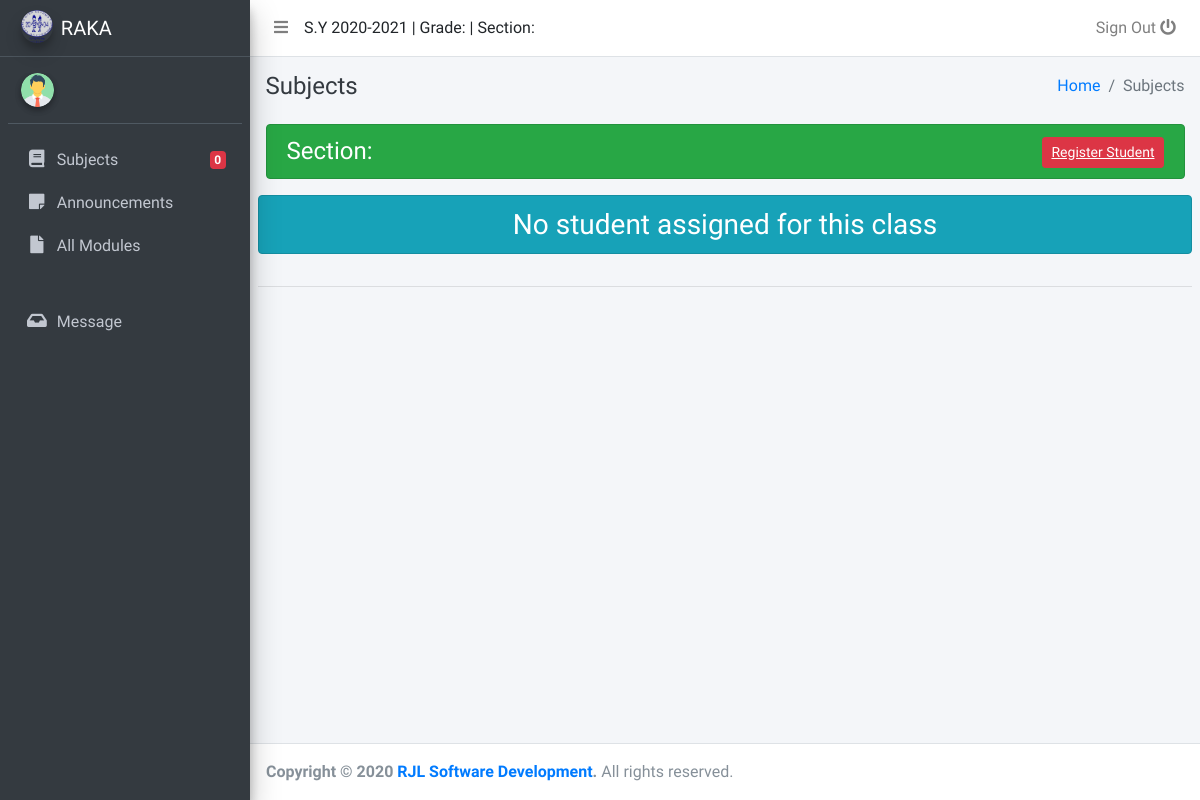
/pages/teacherstudents.php?subkey=2&seckey=141 (signed in), run on an earlier commit of the app's database.
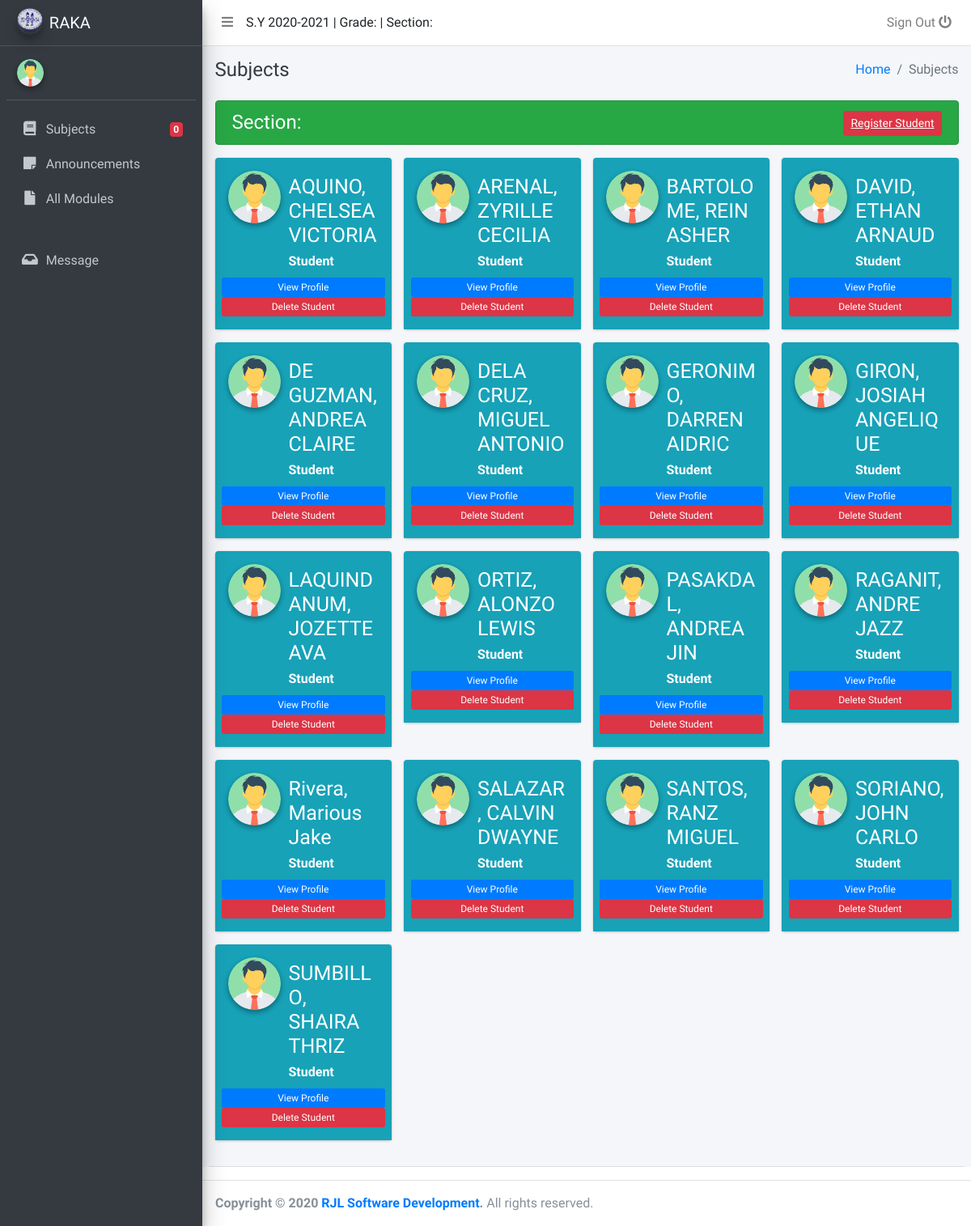
And on a later commit of the database.
### tables this page shows
CREATE TABLE IF NOT EXISTS `tblschool_acadyear` (
  `sy_ayid` int(11) DEFAULT 0,
  `curriculumid` int(11) DEFAULT 0,
  `levelfrom` int(11) DEFAULT 0,
  `levelto` int(11) DEFAULT 0,
  `datefrom` date DEFAULT NULL,
  `dateto` date DEFAULT NULL,
  `description` varchar(255) DEFAULT '',
  `bday_ref` date DEFAULT NULL,
  `firtsdue_ref` date DEFAULT NULL
);

CREATE TABLE IF NOT EXISTS `portal_students` (
  `id` int(11) NOT NULL AUTO_INCREMENT,
  `studentId` varchar(50) NOT NULL,
  `gradeId` varchar(50) NOT NULL,
  `sectionid` varchar(50) NOT NULL,
  `subjectid` varchar(50) DEFAULT NULL,
  `TeacherId` varchar(50) NOT NULL,
  `studentstat` varchar(50) NOT NULL,
  `createdby` varchar(50) NOT NULL,
  PRIMARY KEY (`id`)
);

CREATE TABLE IF NOT EXISTS `portal_user_details` (
  `id` int(11) NOT NULL AUTO_INCREMENT,
  `userId` varchar(50) NOT NULL,
  `firstname` varchar(50) NOT NULL,
  `middlename` varchar(50) NOT NULL,
  `lastname` varchar(50) NOT NULL,
  `profile_pic` varchar(500) NOT NULL DEFAULT 'images\\profiles\\man.png',
  `contactNumber` varchar(20) NOT NULL,
  `email` varchar(100) DEFAULT NULL,
  `position` varchar(50) NOT NULL,
  `mothersname` varchar(50) NOT NULL,
  `motherscontactnumber` varchar(50) NOT NULL,
  `fathersname` varchar(50) NOT NULL,
  `fatherscontactnumber` varchar(50) NOT NULL,
  `createdby` varchar(50) NOT NULL,
  PRIMARY KEY (`id`)
);

### pages/teacherstudents.php (the view, shortened to what the rows shown need)
<?php
  if(isset($_SESSION['user_id'])){
    require 'teacher-header.php';
?>
  <?php require 'header.php'; ?>
  <div class="content-wrapper">
    <div class="content-header">
    </div>
    <section class="content">
      <div class="container-fluid">
          <?php
            if(isset($_GET['subkey'])){
              $subjectsdetails = $func->mystudents($_GET['seckey']);
              ?>
              <div class="row">
              <?php
              if($subjectsdetails->num_rows > 0){
                while($subdesc = $subjectsdetails->fetch_assoc()){
              ?>
              <div class="col-md-3">
                <div class="card card-widget widget-user-2">
                  <div class="widget-user-header bg-info">
                    <div class="widget-user-image">
                      <img class="img-circle elevation-2" src="../<?= $subdesc['profile_pic'] ?>" alt="User Avatar">
                    </div>
                    <h3 class="widget-user-username"><?= $subdesc['lastname'].', '.$subdesc['firstname'] ?></h3>
                    <label class="widget-user-desc"> Student </label>
                    <div class="row">
                      <a href="studentProfile.php?studKey=<?= $subdesc['userId'] ?>" class="btn btn-xs btn-primary col-12"> View Profile </a>
                      <a href="?subkey=<?=$_GET['subkey']?>&seckey=<?=$_GET['seckey']?>&delKey=<?= $subdesc['userId'] ?>" class="btn btn-xs btn-danger col-12"> Delete Student </a>
                    </div>
                  </div>
                </div>
              </div>
            <?php
                }
              } else {
          ?>
            <h3 class="col-12 alert alert-sm alert-info text-center"> No student assigned for this class </h3>
          <?php
            }
          } else {
            echo '<script>alert("No Subject Assigned");location.href="../"</script>';
        ?>
          }
        <?php } ?>
        </div>
      </div><hr>
    </section>
  </div>
  <footer class="main-footer">
    <strong>Copyright &copy; 2020 <a href="#">RJL Software Development</a>.</strong>
    All rights reserved.
  </footer>
</div>
<?php
  require 'footer.php';
  }
?>

### pages/header.php (shortened to what the rows shown need)
<!DOCTYPE html>
<html>
<head>
  <link rel="stylesheet" href="../plugins/fontawesome-free/css/all.min.css">
  <link rel="stylesheet" href="https://code.ionicframework.com/ionicons/2.0.1/css/ionicons.min.css">
  <link rel="stylesheet" href="../plugins/datatables-bs4/css/dataTables.bootstrap4.css">
  <link rel="stylesheet" href="../plugins/tempusdominus-bootstrap-4/css/tempusdominus-bootstrap-4.min.css">
  <link rel="stylesheet" href="../plugins/icheck-bootstrap/icheck-bootstrap.min.css">
  <link rel="stylesheet" href="../plugins/jqvmap/jqvmap.min.css">
  <link rel="stylesheet" href="../dist/css/adminlte.min.css">
  <link rel="stylesheet" href="../plugins/overlayScrollbars/css/OverlayScrollbars.min.css">
  <link rel="stylesheet" href="../plugins/select2/css/select2.min.css">
  <link rel="stylesheet" href="../plugins/select2-bootstrap4-theme/select2-bootstrap4.min.css">
  <link rel="stylesheet" href="../plugins/bootstrap4-duallistbox/bootstrap-duallistbox.min.css">
  <link rel="stylesheet" href="../plugins/daterangepicker/daterangepicker.css">
  <link rel="stylesheet" href="../plugins/summernote/summernote-bs4.css">
  <link rel="stylesheet" href="../css/added-styles.css">
</head>
<body class="hold-transition sidebar-mini layout-fixed">
<div class="wrapper">
  <?php
    if($_SESSION['access'] == 1){
  ?>
    <nav class="main-header navbar navbar-expand navbar-white navbar-light">
      <ul class="navbar-nav">
        <li class="nav-item">
          <a class="nav-link" data-widget="pushmenu" href="#"><i class="fas fa-bars"></i></a>
        </li>
        <!--<li class="nav-item d-none d-sm-inline-block">
          <a href="index3.html" class="nav-link">Home</a>
        </li>
        <li class="nav-item d-none d-sm-inline-block">
          <a href="#" class="nav-link">Contact</a>
        </li>-->
      </ul>
      <!--<form class="form-inline ml-3">
        <div class="input-group input-group-sm">
          <input class="form-control form-control-navbar" type="search" placeholder="Search" aria-label="Search">
          <div class="input-group-append">
            <button class="btn btn-navbar" type="submit">
              <i class="fas fa-search"></i>
            </button>
          </div>
        </div>
      </form>-->
      <?= $syear ?>
      <ul class="navbar-nav ml-auto">
        <li class="nav-item dropdown">
          <!--<a class="nav-link" data-toggle="dropdown" href="#">
            <i class="far fa-comments"></i>
            <span class="badge badge-danger navbar-badge">3</span>
          </a>-->
          <!--<div class="dropdown-menu dropdown-menu-lg dropdown-menu-right">
            <a href="#" class="dropdown-item">
              <!--<div class="media">
                <img src="dist/img/user1-128x128.jpg" alt="User Avatar" class="img-size-50 mr-3 img-circle">
                <div class="media-body">
                  <h3 class="dropdown-item-title">
                    Brad Diesel
                    <span class="float-right text-sm text-danger"><i class="fas fa-star"></i></span>
                  </h3>
                  <p class="text-sm">Call me whenever you can...</p>
                  <p class="text-sm text-muted"><i class="far fa-clock mr-1"></i> 4 Hours Ago</p>
                </div>
              </div>
            </a>
            <!--<div class="dropdown-divider"></div>
            <a href="#" class="dropdown-item">
              <!--<div class="media">
                <img src="dist/img/user8-128x128.jpg" alt="User Avatar" class="img-size-50 img-circle mr-3">
                <div class="media-body">
                  <h3 class="dropdown-item-title">
                    John Pierce
                    <span class="float-right text-sm text-muted"><i class="fas fa-star"></i></span>
                  </h3>
                  <p class="text-sm">I got your message bro</p>
                  <p class="text-sm text-muted"><i class="far fa-clock mr-1"></i> 4 Hours Ago</p>
                </div>
              </div>
            <!--</a>
            <div class="dropdown-divider"></div>
            <a href="#" class="dropdown-item">
              <!--<div class="media">
                <img src="dist/img/user3-128x128.jpg" alt="User Avatar" class="img-size-50 img-circle mr-3">
                <div class="media-body">
                  <h3 class="dropdown-item-title">
                    Nora Silvester
                    <span class="float-right text-sm text-warning"><i class="fas fa-star"></i></span>
                  </h3>
                  <p class="text-sm">The subject goes here</p>
                  <p class="text-sm text-muted"><i class="far fa-clock mr-1"></i> 4 Hours Ago</p>
                </div>
              </div>
            <!--</a>
            <div class="dropdown-divider"></div>
            <a href="#" class="dropdown-item dropdown-footer">See All Messages</a>
          </div>
        </li>
        <li class="nav-item dropdown">
          <!--<a class="nav-link" data-toggle="dropdown" href="#">
            <i class="far fa-bell"></i>
            <span class="badge badge-warning navbar-badge">15</span>
          </a>-->
          <!--<div class="dropdown-menu dropdown-menu-lg dropdown-menu-right">
            <span class="dropdown-item dropdown-header">15 Notifications</span>
            <div class="dropdown-divider"></div>
            <a href="#" class="dropdown-item">
              <i class="fas fa-envelope mr-2"></i> 4 new messages
              <span class="float-right text-muted text-sm">3 mins</span>
            </a>
            <div class="dropdown-divider"></div>
            <a href="#" class="dropdown-item">
              <i class="fas fa-users mr-2"></i> 8 friend requests
              <span class="float-right text-muted text-sm">12 hours</span>
            </a>
            <div class="dropdown-divider"></div>
            <a href="#" class="dropdown-item">
              <i class="fas fa-file mr-2"></i> 3 new reports
              <span class="float-right text-muted text-sm">2 days</span>
            </a>
            <div class="dropdown-divider"></div>
            <a href="#" class="dropdown-item dropdown-footer">See All Notifications</a>
          </div>
        </li>
        <li class="nav-item">
          <a class="nav-link" data-widget="control-sidebar" data-slide="true" href="#">
            <i class="fas fa-th-large"></i>
          </a>
        </li>-->
        <li class="nav-item logout">
          <a class="nav-link" onclick="logout()" title="logout">
            Sign Out <i class="fas fa-power-off"></i>
          </a>
        </li>
      </ul>
    </nav>
    <aside class="main-sidebar sidebar-dark-primary elevation-4">
      <a class="brand-link text-white">
        <img src="../images/school.logo.png" alt="School Logo" class="brand-image img-circle elevation-3"
             style="opacity: .8">
        <span class="brand-text font-weight-light">RAKA</span>
      </a>
      <div class="sidebar">
        <div class="user-panel mt-3 pb-3 mb-3 d-flex">
          <div class="image">
            <img src="../images/profiles/man.png" class="img-circle elevation-2" alt="User Image">
          </div>
          <div class="info">
            <a href="profiles.php" class="d-block"><?= $fullname ?></a>
          </div>
        </div>
        <nav class="mt-2">
          <ul class="nav nav-pills nav-sidebar flex-column" data-widget="treeview" role="menu" data-accordion="false">
            <!-- Add icons to the links using the .nav-icon class
                 with font-awesome or any other icon font library -->
            <li class="nav-item">
              <a href="../pages/" class="nav-link">
                <i class="nav-icon fas fa-users"></i>
                <p>
                  Class
                </p>
              </a>
            </li>
            <li class="nav-item">
              <a href="teacherquizzes.php" class="nav-link">
                <i class="nav-icon fas fa-book"></i>
                <p>
                  Quiz
                </p>
              </a>
            </li>
            <li class="nav-item">
              <a href="teacherpertask.php" class="nav-link">
                <i class="nav-icon fas fa-book"></i>
                <p>
                  Perfomance Task
                </p>
              </a>
            </li>
            <!--<li class="nav-item">
              <a href="add-student.php" class="nav-link">
                <i class="nav-icon fas fa-user-plus"></i>
                <p>
                  Add Student
                </p>
              </a>
            </li>-->
            <!--<li class="nav-item">
              <a href="subjects.php" class="nav-link">
                <i class="nav-icon fas fa-book"></i>
                <p>
                  Subjects
                  <span class="right badge badge-danger"><?= $subcount ?></span>
                </p>
              </a>
            </li>-->
            <!--<li class="nav-item">
              <a href="add-subject.php" class="nav-link">
                <i class="nav-icon fas fa-book-medical"></i>
                <p>
                  Add Subject
                </p>
              </a>
            </li>-->
            <li class="nav-item">
              <a href="add-announcements.php" class="nav-link">
                <i class="nav-icon fas fa-sticky-note"></i>
                <p>
                  Announcements
                </p>
              </a>
            </li><hr>
            <li class="nav-item">
              <a href="messages.php" class="nav-link">
                <i class="nav-icon fas fa-inbox"></i>
                <p>
                  Message
                </p>
              </a>
            </li>
          </ul>
        </nav>
      </div>
    </aside>
<?php  } else { ?>
    <nav class="main-header navbar navbar-expand navbar-white navbar-light">
      <ul class="navbar-nav">
        <li class="nav-item">
          <a class="nav-link" data-widget="pushmenu" href="#"><i class="fas fa-bars"></i></a>
        </li>
      </ul>
      <?= $syear ?> | Grade: <?= $glevel ?> | Section: <?= $slevel ?>
      <ul class="navbar-nav ml-auto">
        <li class="nav-item dropdown">
        <li class="nav-item dropdown">
        <li class="nav-item logout">
          <a class="nav-link" onclick="logout()" title="logout">
            Sign Out <i class="fas fa-power-off"></i>
          </a>
        </li>
      </ul>
    </nav>
    <aside class="main-sidebar sidebar-dark-primary elevation-4">
      <a class="brand-link text-white">
        <img src="../images/school.logo.png" alt="School Logo" class="brand-image img-circle elevation-3"
             style="opacity: .8">
        <span class="brand-text font-weight-light">RAKA</span>
      </a>
      <div class="sidebar">
        <div class="user-panel mt-3 pb-3 mb-3 d-flex">
          <div class="image">
            <img src="../images/profiles/man.png" class="img-circle elevation-2" alt="User Image">
          </div>
          <div class="info">
          </div>
        </div>
        <nav class="mt-2">
          <ul class="nav nav-pills nav-sidebar flex-column" data-widget="treeview" role="menu" data-accordion="false">
            <li class="nav-item">
              <a href="studentsubjects.php" class="nav-link">
                <i class="nav-icon fas fa-book"></i>
                <p>
                  Subjects
                  <span class="right badge badge-danger"><?= $subcount ?></span>
                </p>
              </a>
            </li>
            <li class="nav-item">
              <a href="announcements.php" class="nav-link">
                <i class="nav-icon fas fa-sticky-note"></i>
                <p>
                  Announcements
                </p>
              </a>
            </li>
            <li class="nav-item">
              <a href="all-student-modules.php" class="nav-link">
                <i class="nav-icon fas fa-file"></i>
                <p>
                  All Modules
                </p>
              </a>
            </li><hr>
            <li class="nav-item">
              <a href="messages.php" class="nav-link">
                <i class="nav-icon fas fa-inbox"></i>
                <p>
                  Message
                </p>
              </a>
            </li>
          </ul>
        </nav>
      </div>
    </aside>
<?php } ?>

What changed in the data, as far as the page shows it:
added portal_students: portal_user_details.lastname "AQUINO", portal_user_details.firstname "CHELSEA VICTORIA"
added portal_students: portal_user_details.lastname "ARENAL", portal_user_details.firstname "ZYRILLE CECILIA"
added portal_students: portal_user_details.lastname "BARTOLOME", portal_user_details.firstname "REIN ASHER"
added portal_students: portal_user_details.lastname "DAVID", portal_user_details.firstname "ETHAN ARNAUD"
added portal_students: portal_user_details.lastname "DE GUZMAN", portal_user_details.firstname "ANDREA CLAIRE"
added portal_students: portal_user_details.lastname "DELA CRUZ", portal_user_details.firstname "MIGUEL ANTONIO"
added portal_students: portal_user_details.lastname "GERONIMO", portal_user_details.firstname "DARREN AIDRIC"
added portal_students: portal_user_details.lastname "GIRON", portal_user_details.firstname "JOSIAH ANGELIQUE"
added portal_students: portal_user_details.lastname "LAQUINDANUM", portal_user_details.firstname "JOZETTE AVA"
added portal_students: portal_user_details.lastname "ORTIZ", portal_user_details.firstname "ALONZO LEWIS"
added portal_students: portal_user_details.lastname "PASAKDAL", portal_user_details.firstname "ANDREA JIN"
added portal_students: portal_user_details.lastname "RAGANIT", portal_user_details.firstname "ANDRE JAZZ"
added portal_students: portal_user_details.lastname "Rivera", portal_user_details.firstname "Marious Jake"
added portal_students: portal_user_details.lastname "SALAZAR", portal_user_details.firstname "CALVIN DWAYNE"
added portal_students: portal_user_details.lastname "SANTOS", portal_user_details.firstname "RANZ MIGUEL"
added portal_students: portal_user_details.lastname "SORIANO", portal_user_details.firstname "JOHN CARLO"
added portal_students: portal_user_details.lastname "SUMBILLO", portal_user_details.firstname "SHAIRA THRIZ"
Also different on the page:
text no longer shown: "No student assigned for this class"
